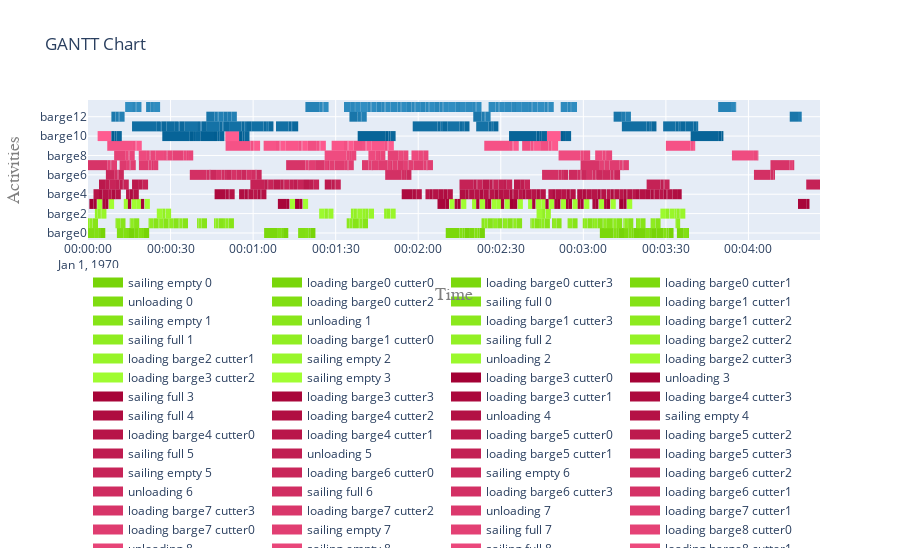

The notebook cell this image was saved under:
### Code cell
fig = fig = plot.get_gantt_chart(
    [
        *barges.values(),
    ],
    id_map=id_map
)
